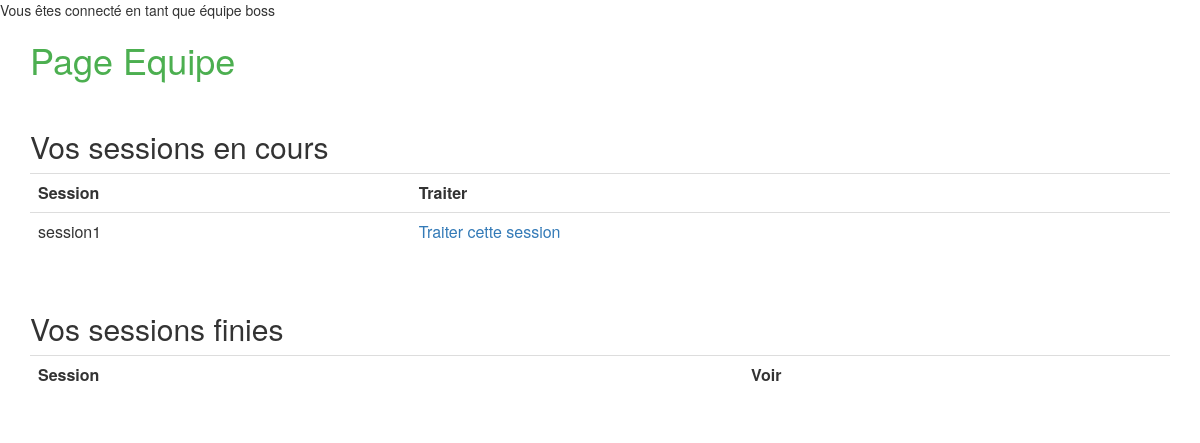
The page /Preleveur/PageEquipe.php (signed in) on the database as committed earlier.
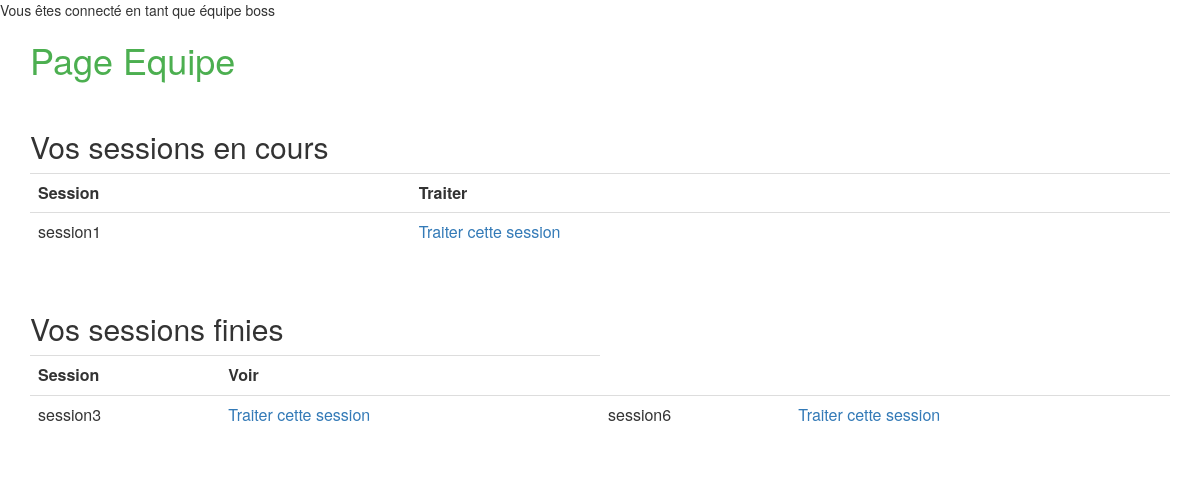
The same page on the database as committed later.
### tables this page shows
CREATE TABLE `session` (
  `id` int(11) NOT NULL,
  `nom` varchar(50) NOT NULL,
  `id_etude` int(11) NOT NULL,
  `id_antibiotique` int(11) NOT NULL,
  `id_equipe` int(11) NOT NULL
);

### Preleveur/PageEquipe.php (the view, shortened to what this page needs)
<?php
if(isset($_SESSION['nom']))
{
    echo "Vous êtes connecté en tant que équipe ".$_SESSION['nom'];
}
else
{
    header("location: ../index.php");
}
?>
<!DOCTYPE html>
<html>
<head>
    <link rel="stylesheet" href="https://maxcdn.bootstrapcdn.com/bootstrap/3.3.7/css/bootstrap.min.css">
    <link rel="stylesheet" href="https://maxcdn.bootstrapcdn.com/bootstrap/3.3.7/css/bootstrap-theme.min.css">
</head>
<body>
        <div class="container">
            <font color="#4CAF50">
            <h1>Page Equipe</h1><br>
            </font>
            <h2>Vos sessions en cours</h2>
            <?php
            $mysqli = new mysqli(config_local::SERVERNAME,config_local::USER,config_local::PASSWORD,config_local::DBNAME);
            $req = $mysqli->prepare('SELECT s.id, s.nom FROM session s JOIN etude e on e.id=s.id_etude WHERE e.en_cours = 1 AND s.id_equipe =?');
            $req->bind_param('i', $_SESSION['id']);
        	?>
            <table class="table">
                <tr>
                    <th>Session</th>
                    <th>Traiter</th>
                </tr>
                <?php
                $req->execute();
                $req->bind_result($id, $nom);
                while($resultat=$req->fetch()){ ?>
                <td><?php echo $nom; ?></td>
                <td><?php echo '<a href="PageSessionDeTest.php?idMsg='. $id .'">Traiter cette session</a>'; ?></td>
                <?php } ?>
            </table>
            <br>
            <h2>Vos sessions finies</h2>
            <?php
            $req2 = $mysqli->prepare('SELECT s.id, s.nom FROM session s JOIN etude e on e.id=s.id_etude WHERE e.en_cours = 0 AND s.id_equipe =?');
            $req2->bind_param('i', $_SESSION['id']);
            ?>
            <table class="table">
                <tr>
                    <th>Session</th>
                    <th>Voir</th>
                </tr>
                <?php
                $req2->execute();
                $req2->bind_result($id, $nom);
                while($resultat2=$req2->fetch()){ ?>
                <td><?php echo $nom; ?></td>
                <td><?php echo '<a href="PageSessionDeTest.php?idMsg='. $id .'">Traiter cette session</a>'; ?></td>
                <?php } ?>
        </div>
</body>
</html>

Rows that differ between the two databases and show on the page:
added session: nom "session3", shown under "Vos sessions finies"
added session: nom "session6", shown under "Vos sessions finies"
